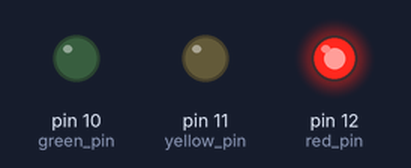
This sketch was run on a simulated Arduino Uno, built with avr-gcc and run on an emulated ATmega328P. Shown: output pins drawn as LEDs (lit = HIGH).

Above: at 1.5 s.
At 4.0 s:
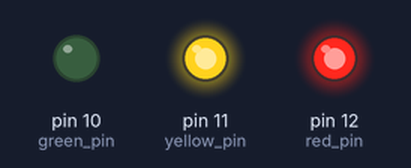
At 7.5 s:
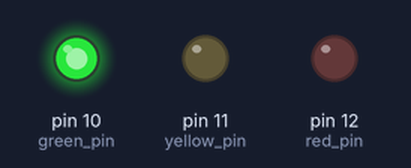
At 10.5 s:
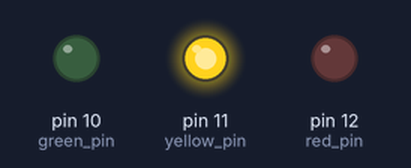
Timing chart, 0 to 14.3 s (numbered marks = the images above):
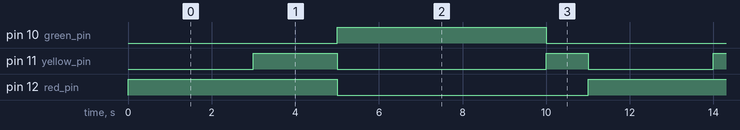

Measured:
- by itself, pin 10 (green_pin), pin 12 (red_pin): alternates HIGH for 5.0 s and LOW for 6.0 s
- by itself, pin 11 (yellow_pin): repeats every 11.0 s: LOW 5.0 s, HIGH 1.0 s, LOW 3.0 s, HIGH 2.0 s
- by itself, everything shown: repeats every 11.0 s, in 5 steps

The sketch:

time_based_traffic_light_system.ino
```cpp
// Declaration of input pins
const int red_pin = 12;
const int yellow_pin = 11;
const int green_pin = 10;
// Declaration of the pin mode (input or output)
void setup() {
 // put your setup code here, to run once:
 pinMode(red_pin, OUTPUT);
 pinMode(yellow_pin, OUTPUT);
 pinMode(green_pin, OUTPUT);
}
void loop() {
 // put your main code here, to run repeatedly:
 // Light the Red led on for 3 secs
 digitalWrite(red_pin, HIGH);
 delay(3000);
 // Light the yellow led on for 2 secs
 digitalWrite(yellow_pin, HIGH);
 delay(2000);
 // Turn red and yellow off and turn on green for 5 sec
 digitalWrite(red_pin, LOW);
 digitalWrite(yellow_pin, LOW);
 digitalWrite(green_pin, HIGH);
 delay(5000);
 // Turn green off and light yellow for 1 sec
 digitalWrite(green_pin, LOW);
 digitalWrite(yellow_pin, HIGH);
 delay(1000);
 // Finally turn off the yellow LED
 digitalWrite(yellow_pin, LOW);
}
```
